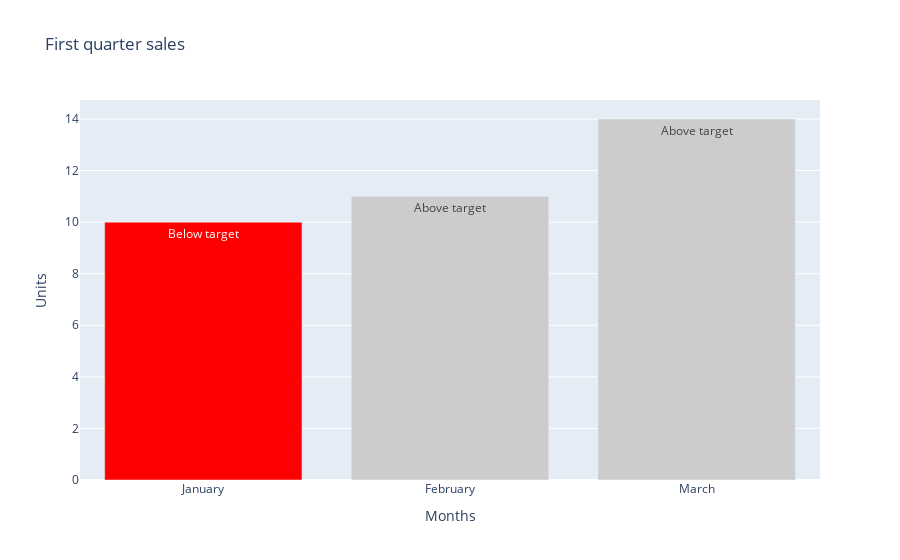

Source (notebook cell):
### Markdown cell above
## Hover text

### Code cell
trace = go.Bar(x = ["January", "February", "March"],
               y = [10, 11, 14],
               marker = dict(color = ['rgba(255,0,0,1)', 'rgba(204,204,204,1)', 'rgba(204,204,204,1)']),
              text = ["Below target", "Above target", "Above target"])

data = [trace]

layout = {"title":"First quarter sales",
         "xaxis":{"title":"Months"},
         "yaxis":{"title":"Units"}}

pio.show({"data": data, 'layout':layout}, 'jupyterlab')

### Figure 1 — Plotly figure (JSON) as saved in the notebook; plotly's stock layout.template omitted (floating-point values rounded to 4 significant figures)
{"data": [{"marker": {"color": ["rgba(255,0,0,1)", "rgba(204,204,204,1)", "rgba(204,204,204,1)"]}, "text": ["Below target", "Above target", "Above target"], "type": "bar", "x": ["January", "February", "March"], "y": [10, 11, 14]}], "layout": {"autosize": true, "title": {"text": "First quarter sales"}, "xaxis": {"autorange": true, "range": [-0.5, 2.5], "title": {"text": "Months"}, "type": "category"}, "yaxis": {"autorange": true, "range": [0, 14.74], "title": {"text": "Units"}, "type": "linear"}}}
